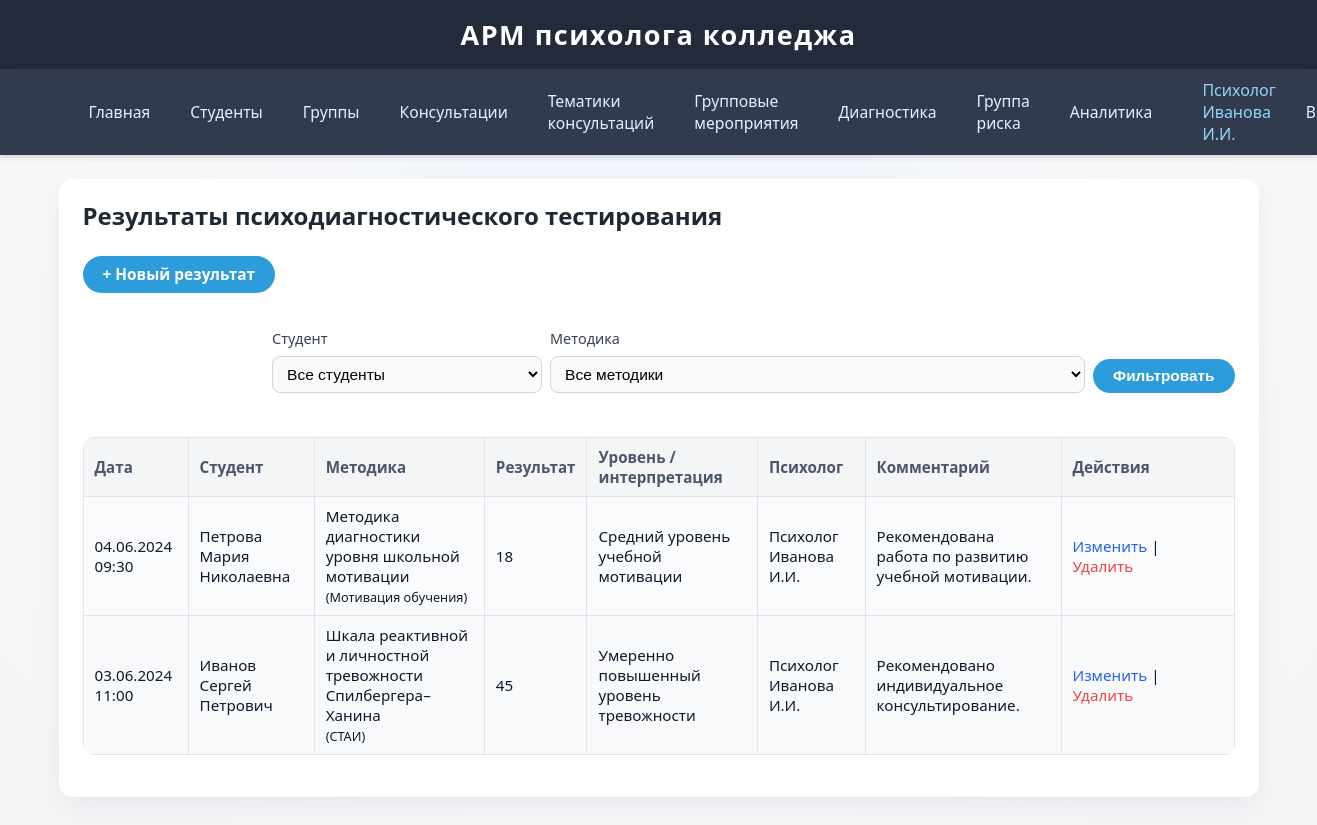
The page /diagnostics/results (signed in) on the database its author committed.
### app/models.py (models this page shows, shortened)
class User(db.Model, UserMixin):
    __tablename__ = 'users'
    id = db.Column(db.Integer, primary_key=True)
    username = db.Column(db.String(64), unique=True, nullable=False)
    password_hash = db.Column(db.String(128), nullable=False)
    role = db.Column(db.String(16), nullable=False, default='psychologist')  # 'psychologist', 'admin', or 'viewer'
    full_name = db.Column(db.String(128), nullable=True)
    group_events = db.relationship('GroupEvent', backref='psychologist_user', lazy=True)
    test_results = db.relationship('TestResult', backref='psychologist_user', lazy=True)

class TestResult(db.Model):
    __tablename__ = 'test_results'
    id = db.Column(db.Integer, primary_key=True)
    student_id = db.Column(db.Integer, db.ForeignKey('students.id'), nullable=False)
    test_id = db.Column(db.Integer, db.ForeignKey('psychological_tests.id'), nullable=False)
    date = db.Column(db.DateTime, nullable=False, default=datetime.utcnow)
    raw_score = db.Column(db.String(64), nullable=True)         # первичный балл, можно хранить строкой
    level = db.Column(db.String(64), nullable=True)             # интерпретация: низкий/средний/высокий и т.п.
    comment = db.Column(db.String(255), nullable=True)
    psychologist_id = db.Column(db.Integer, db.ForeignKey('users.id'), nullable=True)

class Student(db.Model):
    __tablename__ = 'students'
    id = db.Column(db.Integer, primary_key=True)
    full_name = db.Column(db.String(128), nullable=False)
    group_id = db.Column(db.Integer, db.ForeignKey('groups.id'), nullable=True)
    date_of_birth = db.Column(db.Date, nullable=True)
    consultations = db.relationship('Consultation', backref='student', lazy=True)
    test_results = db.relationship('TestResult', backref='student', lazy=True)
    risk_records = db.relationship('RiskGroup', backref='student', lazy=True)

class PsychologicalTest(db.Model):
    __tablename__ = 'psychological_tests'
    id = db.Column(db.Integer, primary_key=True)
    name = db.Column(db.String(255), nullable=False, unique=True)       # полное название методики
    short_name = db.Column(db.String(64), nullable=True)                # краткое название / аббревиатура
    description = db.Column(db.String(255), nullable=True)              # что измеряет
    target_group = db.Column(db.String(128), nullable=True)             # для кого (1 курс, родители и т.п.)
    test_results = db.relationship('TestResult', backref='test', lazy=True)

### app/routes/diagnostics.py (the view)
@diagnostics_bp.route('/results', methods=['GET'])
@login_required
def list_results():
    student_id = request.args.get('student_id', type=int)
    test_id = request.args.get('test_id', type=int)
    query = TestResult.query
    if student_id:
        query = query.filter(TestResult.student_id == student_id)
    if test_id:
        query = query.filter(TestResult.test_id == test_id)
    results = query.order_by(TestResult.date.desc()).all()
    students = Student.query.order_by(Student.full_name.asc()).all()
    tests = PsychologicalTest.query.order_by(PsychologicalTest.name.asc()).all()
    return render_template(
        'diagnostics/results_list.html',
        results=results,
        students=students,
        tests=tests,
        selected_student_id=student_id,
        selected_test_id=test_id,
    )

### app/templates/diagnostics/results_list.html (shortened to what this page needs)
{% extends 'base.html' %}
{% block content %}
<h2>Результаты психодиагностического тестирования</h2>
<div style="margin: 16px 0 24px 0; display:flex; flex-wrap:wrap; gap:16px; align-items:flex-end;">
    <a href="{{ url_for('diagnostics.create_result') }}" class="btn">+ Новый результат</a>
    <form method="get"
          action="{{ url_for('diagnostics.list_results') }}"
          style="display:flex; flex-wrap:wrap; gap:8px; align-items:flex-end; margin-left:auto;">
        <div>
            <label for="student_id" style="display:block; font-size:0.9em;">Студент</label>
            <select name="student_id" id="student_id">
                <option value="">Все студенты</option>
            </select>
        </div>
        <div>
            <label for="test_id" style="display:block; font-size:0.9em;">Методика</label>
            <select name="test_id" id="test_id">
                <option value="">Все методики</option>
            </select>
        </div>
        <div>
            <button type="submit" class="btn">Фильтровать</button>
        </div>
    </form>
</div>
<table>
    <thead>
        <tr>
            <th>Дата</th>
            <th>Студент</th>
            <th>Методика</th>
            <th>Результат</th>
            <th>Уровень / интерпретация</th>
            <th>Психолог</th>
            <th>Комментарий</th>
            <th style="width:150px;">Действия</th>
        </tr>
    </thead>
    <tbody>
    {% for r in results %}
        <tr>
            <td>
                {% if r.date %}
                    {{ r.date.strftime('%d.%m.%Y %H:%M') }}
                {% else %}
                    —
                {% endif %}
            </td>
            <td>{{ r.student.full_name if r.student else '—' }}</td>
            <td>
                {% if r.test %}
                    {{ r.test.name }}
                    {% if r.test.short_name %}
                        <br><small>({{ r.test.short_name }})</small>
                    {% endif %}
                {% else %}
                    —
                {% endif %}
            </td>
            <td>{{ r.raw_score or '—' }}</td>
            <td>{{ r.level or '—' }}</td>
            <td>
                {% if r.psychologist_user %}
                    {{ r.psychologist_user.full_name or r.psychologist_user.username }}
                {% else %}
                    —
                {% endif %}
            </td>
            <td>
                {% if r.comment %}
                    {{ r.comment }}
                {% else %}
                    —
                {% endif %}
            </td>
            <td>
                <a href="{{ url_for('diagnostics.edit_result', result_id=r.id) }}">Изменить</a>
                |
                <form action="{{ url_for('diagnostics.delete_result', result_id=r.id) }}"
                      method="post"
                      style="display:inline;"
                      onsubmit="return confirm('Удалить результат тестирования для «{{ r.student.full_name if r.student else "" }}»?');">
                    <button type="submit" class="link-button">Удалить</button>
                </form>
            </td>
        </tr>
    {% else %}
        <tr>
            <td colspan="8"><i>Результаты тестирования пока не добавлены.</i></td>
        </tr>
    {% endfor %}
    </tbody>
</table>
{% endblock %}

### app/templates/base.html (shortened to what this page needs)
<!DOCTYPE html>
<html lang="ru">
<head>
    <link rel="stylesheet" href="{{ url_for('static', filename='css/style.css') }}">
</head>
<body>
    <header>
        <div style="font-size:1.3em; font-weight:600;">АРМ психолога колледжа</div>
    </header>
    <nav style="background:#313b4d; padding:10px 0;">
        <div class="container" style="display:flex;gap:20px;align-items:center;">
            <a href="{{ url_for('index') }}">Главная</a>
            <a href="{{ url_for('students.list_students') }}">Студенты</a>
            <a href="{{ url_for('groups.list_groups') }}">Группы</a>
            <a href="{{ url_for('consultations.list_consultations') }}">Консультации</a>
            <a href="{{ url_for('consultation_topics.list_topics') }}">Тематики консультаций</a>
            <a href="{{ url_for('group_events.list_events') }}">Групповые мероприятия</a>
            <a href="{{ url_for('diagnostics.list_results') }}">Диагностика</a>
            <a href="{{ url_for('risk_groups.list_risk') }}">Группа риска</a>
            <a href="{{ url_for('analytics.overview') }}">Аналитика</a>
            {% if current_user.is_authenticated %}
                <span style="color:#8fd6ff;font-weight:500;">
                    {{ current_user.full_name or current_user.username }}
                </span>
                <a href="{{ url_for('auth.logout') }}">Выйти</a>
            {% else %}
                <a href="{{ url_for('auth.login') }}">Войти</a>
            {% endif %}
        </div>
    </nav>
    <div class="container">
        {% block content %}
        {% endblock %}
    </div>
</body>
</html>

### app/static/css/style.css (style rules this page uses)
body { background: radial-gradient(circle at top, #eef4ff 0, #f8f9fa 45%, #f4f5f7 100%); font-family: "Segoe UI", -apple-system, BlinkMacSystemFont, "Roboto", Arial, sans-serif; font-size: 16px; margin: 0; padding: 0; color: #111827; }
header { background: #232b3b; color: #fff; padding: 16px 0; text-align: center; font-size: 1.3em; letter-spacing: 1.5px; font-weight: 600; box-shadow: 0 2px 6px rgba(0,0,0,0.18); }
nav { box-shadow: 0 2px 6px rgba(0,0,0,0.16); }
nav .container { max-width: 1200px; margin: 0 auto; padding: 0 20px; background: transparent; border-radius: 0; box-shadow: none; }
nav a { color: #e5efff; text-decoration: none; font-size: 0.98rem; padding: 6px 10px; border-radius: 6px; transition: background 0.15s, color 0.15s, transform 0.1s; }
body > .container { max-width: 1200px; margin: 24px auto 32px auto; padding: 20px 24px 26px 24px; background: #ffffff; border-radius: 14px; box-shadow: 0 10px 30px rgba(15, 23, 42, 0.06); }
.container { box-sizing: border-box; }
h1, h2, h3 { color: #1f2933; font-weight: 600; margin-top: 0; }
h2 { margin-bottom: 8px; }
table { width: 100%; border-collapse: collapse; margin: 16px 0; background: #fafbfc; border-radius: 10px; overflow: hidden; }
th, td { border: 1px solid #e1e4e8; padding: 9px 11px; text-align: left; vertical-align: middle; font-size: 0.95rem; }
th { background: #f3f5f7; color: #4c566a; font-weight: 600; }
tr:nth-child(even) td { background: #f7f9fb; }
form { margin: 20px 0; }
label { display: block; margin-bottom: 6px; font-weight: 500; color: #374151; font-size: 0.95rem; }
.form-control, input[type="text"], input[type="password"], input[type="date"], input[type="datetime-local"], select, textarea { width: 100%; padding: 8px 10px; font-size: 0.97rem; border: 1px solid #d1d5db; border-radius: 8px; outline: none; background: #f9fafb; box-sizing: border-box; margin-top: 2px; transition: border-color 0.15s, box-shadow 0.15s, background 0.15s; }
button, .btn { background: #2d9cdb; color: #fff; border: none; border-radius: 999px; padding: 8px 20px; font-size: 0.96rem; font-weight: 600; cursor: pointer; transition: background 0.15s, box-shadow 0.15s, transform 0.08s; margin-top: 8px; display: inline-flex; align-items: center; justify-content: center; gap: 6px; }
.link-button { background: none; border: none; color: #ef4444; padding: 0; margin: 0; font: inherit; cursor: pointer; text-decoration: none; }
a { color: #2563eb; text-decoration: none; transition: color 0.17s; }

### rows shown on the page
User: full_name "Психолог Иванова И.И."
TestResult: date "04.06.2024 09:30", student "Петрова Мария Николаевна", test.name "Методика диагностики уровня школьной мотивации", test.short_name "Мотивация обучения", raw_score "18", level "Средний уровень учебной мотивации", psychologist_user "Психолог Иванова И.И.", comment "Рекомендована работа по развитию учебной мотивации."
TestResult: date "03.06.2024 11:00", student "Иванов Сергей Петрович", test.name "Шкала реактивной и личностной тревожности Спилбергера–Ханина", test.short_name "СТАИ", raw_score "45", level "Умеренно повышенный уровень тревожности", psychologist_user "Психолог Иванова И.И.", comment "Рекомендовано индивидуальное консультирование."
